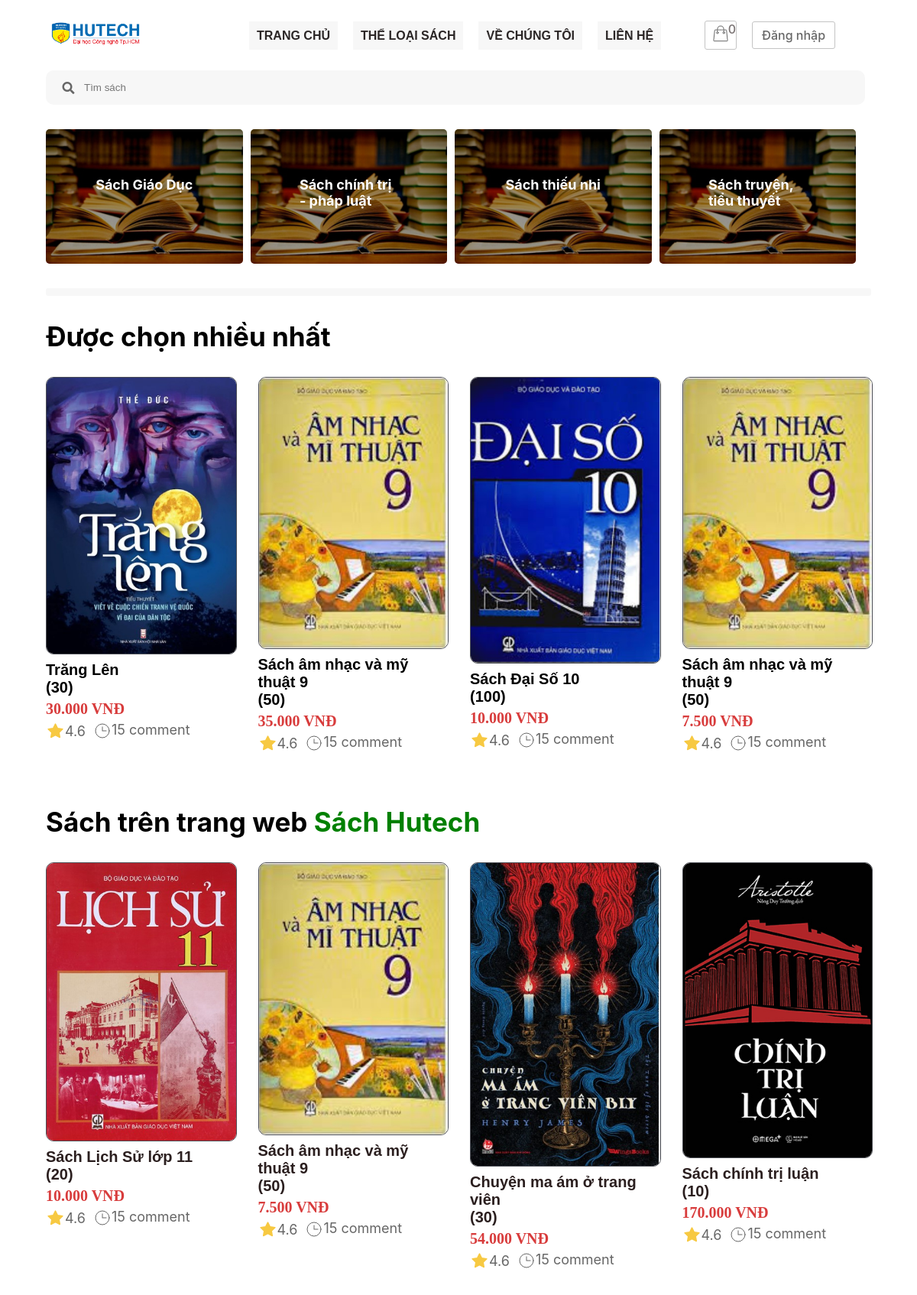
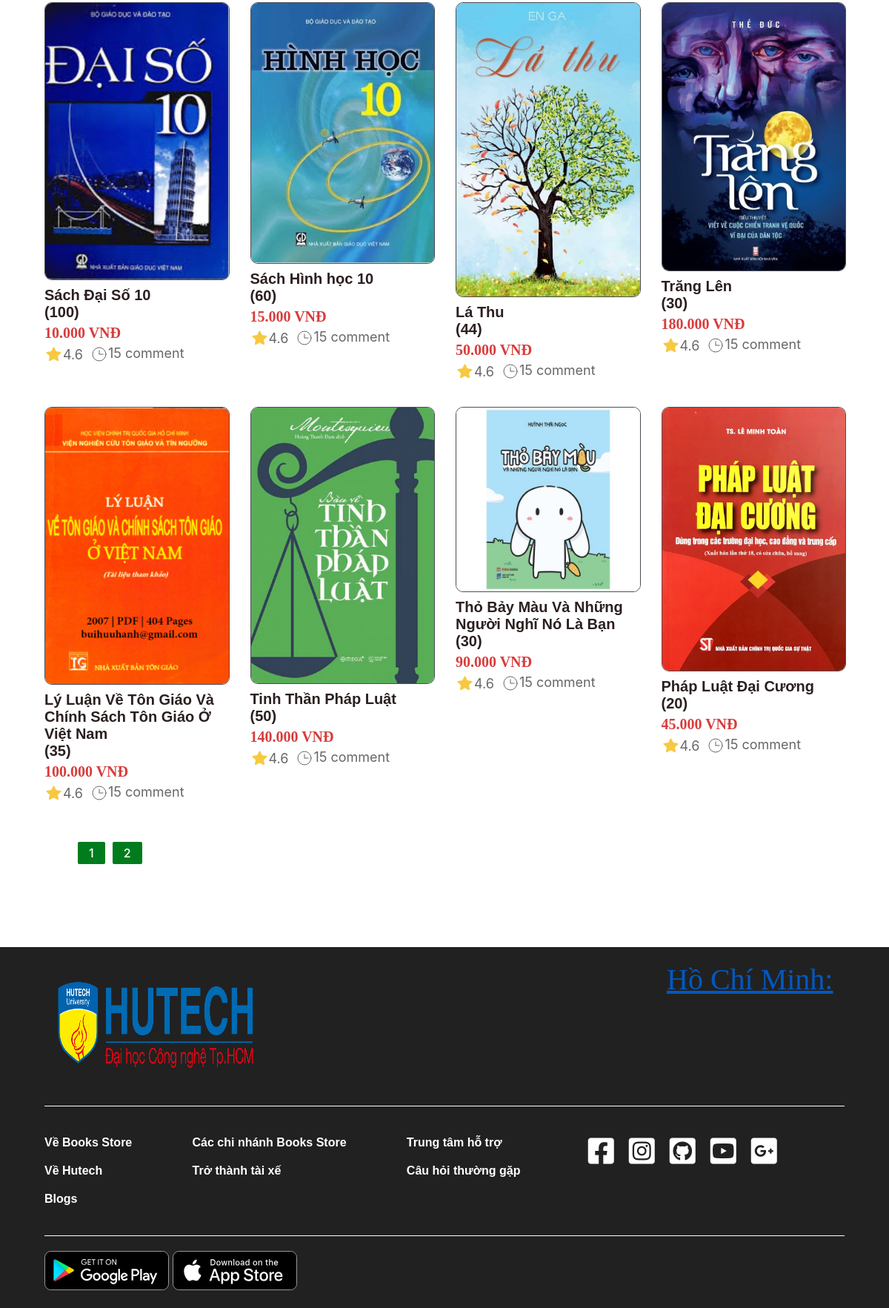
The page / on the database its author committed (2 pictures, top to bottom).
### tables this page shows
CREATE TABLE `category` (
  `id` int(11) NOT NULL,
  `name` varchar(50) NOT NULL,
  `created_at` datetime DEFAULT NULL,
  `updated_at` datetime DEFAULT NULL
);

CREATE TABLE `order_details` (
  `id` int(11) NOT NULL,
  `order_id` int(11) NOT NULL,
  `product_id` int(11) NOT NULL,
  `id_user` int(11) NOT NULL,
  `num` int(11) NOT NULL,
  `price` float NOT NULL,
  `status` varchar(255) NOT NULL
);

CREATE TABLE `product` (
  `id` int(11) NOT NULL,
  `title` varchar(200) NOT NULL,
  `price` float NOT NULL,
  `number` float NOT NULL,
  `thumbnail` varchar(500) NOT NULL,
  `content` longtext NOT NULL,
  `id_category` int(11) NOT NULL,
  `created_at` datetime DEFAULT NULL,
  `updated_at` datetime DEFAULT NULL
);

### database/dbhelper.php (called while the page is built, shortened)
<?php
function executeResult($sql)
{
	$con = mysqli_connect(HOST, USERNAME, PASSWORD, DATABASE);
	$result = mysqli_query($con, $sql);
	$data   = [];
	while ($row = mysqli_fetch_array($result, 1)) {
		$data[] = $row;
	}
	return $data;
}

### index.php (the view, shortened to what this page needs)
<?php require "layout/header.php"; ?>
<?php
require_once('database/dbhelper.php');
?>
<main>
    <div class="container">
        <div id="ant-layout">
            <section class="search-quan">
                <i class="fas fa-search"></i>
                <form action="thucdon.php" method="GET">
                    <input name="search" type="text" placeholder="Tìm sách">
                </form>
            </section>
            <section class="main-layout">
                <div class="row">
                    <?php
                    $sql = 'select * from category';
                    $categoryList = executeResult($sql);
                    foreach ($categoryList as $item) {
                        echo '
                                    <div class="box">
                                        <a href="thucdon.php?id_category=' . $item['id'] . '">
                                            <p>' . $item['name'] . '</p>
                                            <div class="bg"></div>
                                            <img src="images/bg/sach.webp" alt="">
                                        </a>
                                    </div>
                                    ';
                    }
                    ?>
                </div>
            </section>
        </div>
        <div class="bg-grey">
        </div>
        <section class="main">
            <section class="recently">
                <div class="title">
                    <h1>Được chọn nhiều nhất</h1>
                </div>
                <div class="product-recently">
                    <div class="row">
                        <?php
                        $sql = 'SELECT * from product, order_details where order_details.product_id=product.id order by order_details.num DESC limit 4';
                        $productList = executeResult($sql);
                        foreach ($productList as $item) {
                            echo '
                                <div class="col">
                                    <a href="details.php?id=' . $item['product_id'] . '">
                                        <img class="thumbnail" src="admin/product/' . $item['thumbnail'] . '" alt="">
                                        <div class="title">
                                            <p>' . $item['title'] . '<br>(<strong>' . $item['number'] . '</strong>)</p>
                                        </div>
                                        <div class="price">
                                            <span>' . number_format($item['price'], 0, ',', '.') . ' VNĐ</span>
                                        </div>
                                        <div class="more">
                                            <div class="star">
                                                <img src="images/icon/icon-star.svg" alt="">
                                                <span>4.6</span>
                                            </div>
                                            <div class="time">
                                                <img src="images/icon/icon-clock.svg" alt="">
                                                <span>15 comment</span>
                                            </div>
                                        </div>
                                    </a>
                                </div>
                                ';
                        }
                        ?>
                    </div>
                </div>
            </section>
            <section class="restaurants">
                <div class="title">
                    <h1>Sách trên trang web <span class="green">Sách Hutech</span></h1>
                </div>
                <div class="product-restaurants">
                    <div class="row">
                        <?php
                        try {
                            if (isset($_GET['page'])) {
                                $page = $_GET['page'];
                            } else {
                                $page = 1;
                            }
                            $limit = 12;
                            $start = ($page - 1) * $limit;
                            $sql = "SELECT * FROM product limit $start,$limit";
                            executeResult($sql);
                            $productList = executeResult($sql);
                            foreach ($productList as $item) {
                                echo '
                                <div class="col">
                                    <a href="details.php?id=' . $item['id'] . '">
                                        <img class="thumbnail" src="admin/product/'. $item['thumbnail'] . '" alt="">
                                        <div class="title">
                                            <p>' . $item['title'] .  '<br>(<strong>' . $item['number'] . '</strong>)</p>
                                        </div>
                                        <div class="price">
                                            <span>' . number_format($item['price'], 0, ',', '.') . ' VNĐ</span>
                                        </div>
                                        <div class="more">
                                            <div class="star">
                                                <img src="images/icon/icon-star.svg" alt="">
                                                <span>4.6</span>
                                            </div>
                                            <div class="time">
                                                <img src="images/icon/icon-clock.svg" alt="">
                                                <span>15 comment</span>
                                            </div>
                                        </div>
                                    </a>
                                </div>
                                ';
                            }
                        } catch (Exception $e) {
                            die("Lỗi thực thi sql: " . $e->getMessage());
                        }
                        ?>
                    </div>
                    <div class="pagination">
                        <ul>
                            <?php
                            $sql = "SELECT * FROM `product`";
                            $conn = mysqli_connect(HOST, USERNAME, PASSWORD, DATABASE);
                            $result = mysqli_query($conn, $sql);
                            if (mysqli_num_rows($result)) {
                                $numrow = mysqli_num_rows($result);
                                $current_page = ceil($numrow / 12);
                            }
                            for ($i = 1; $i <= $current_page; $i++) {
                                if ($i == $current_page) {
                                    echo '
                                    <li><a href="?page=' . $i . '">' . $i . '</a></li>';
                                } else {
                                    echo '
                                    <li><a href="?page=' . $i . '">' . $i . '</a></li>';
                                }
                            }
                            ?>
                        </ul>
                    </div>
                </div>
            </section>
        </section>
    </div>
</main>
<?php require_once('layout/footer.php'); ?>
</div>
</body>
</html>

### rows shown on the page
category: name "Sách Giáo Dục"
category: name "Sách chính trị - pháp luật"
category: name "Sách thiếu nhi"
category: name "Sách truyện, tiểu thuyết"
order_details: product.thumbnail (picture), product.title "Trăng Lên", product.number "30", price "30.000"
order_details: product.thumbnail (picture), product.title "Sách âm nhạc và mỹ thuật 9", product.number "50", price "35.000"
order_details: product.thumbnail (picture), product.title "Sách Đại Số 10", product.number "100", price "10.000"
order_details: product.thumbnail (picture), product.title "Sách âm nhạc và mỹ thuật 9", product.number "50", price "7.500"
product: thumbnail (picture), title "Sách Lịch Sử lớp 11", number "20", price "10.000"
product: thumbnail (picture), title "Sách âm nhạc và mỹ thuật 9", number "50", price "7.500"
product: thumbnail (picture), title "Chuyện ma ám ở trang viên", number "30", price "54.000"
product: thumbnail (picture), title "Sách chính trị luận", number "10", price "170.000"
product: thumbnail (picture), title "Sách Đại Số 10", number "100", price "10.000"
product: thumbnail (picture), title "Sách Hình học 10", number "60", price "15.000"
product: thumbnail (picture), title "Lá Thu", number "44", price "50.000"
product: thumbnail (picture), title "Trăng Lên", number "30", price "180.000"
product: thumbnail (picture), title "Lý Luận Về Tôn Giáo Và Chính Sách Tôn Giáo Ở Việt Nam", number "35", price "100.000"
product: thumbnail (picture), title "Tinh Thần Pháp Luật", number "50", price "140.000"
product: thumbnail (picture), title "Thỏ Bảy Màu Và Những Người Nghĩ Nó Là Bạn", number "30", price "90.000"
product: thumbnail (picture), title "Pháp Luật Đại Cương", number "20", price "45.000"

### other values the page prints
$count "0"
